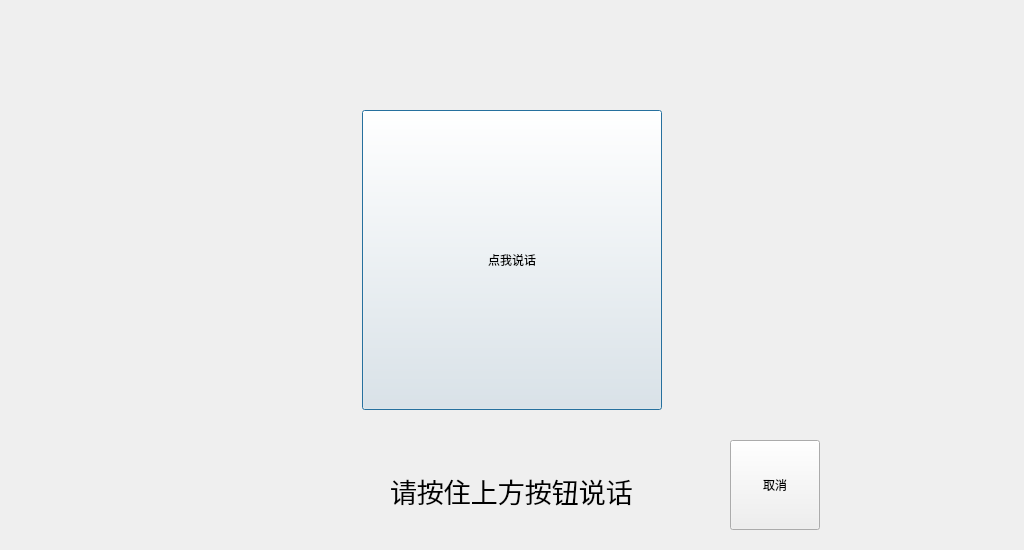
<?xml version="1.0" encoding="UTF-8"?>
<ui version="4.0">
 <class>VA</class>
 <widget class="QDialog" name="VA">
  <property name="geometry">
   <rect>
    <x>0</x>
    <y>0</y>
    <width>1024</width>
    <height>550</height>
   </rect>
  </property>
  <property name="windowTitle">
   <string>Dialog</string>
  </property>
  <widget class="QPushButton" name="speakButton">
   <property name="geometry">
    <rect>
     <x>362</x>
     <y>110</y>
     <width>300</width>
     <height>300</height>
    </rect>
   </property>
   <property name="text">
    <string>点我说话</string>
   </property>
  </widget>
  <widget class="QLabel" name="textLabel">
   <property name="geometry">
    <rect>
     <x>390</x>
     <y>430</y>
     <width>251</width>
     <height>121</height>
    </rect>
   </property>
   <property name="font">
    <font>
     <pointsize>20</pointsize>
    </font>
   </property>
   <property name="text">
    <string>请按住上方按钮说话</string>
   </property>
   <property name="wordWrap">
    <bool>true</bool>
   </property>
  </widget>
  <widget class="QPushButton" name="cancelButton">
   <property name="geometry">
    <rect>
     <x>730</x>
     <y>440</y>
     <width>90</width>
     <height>90</height>
    </rect>
   </property>
   <property name="text">
    <string>取消</string>
   </property>
  </widget>
 </widget>
 <resources/>
 <connections/>
</ui>
